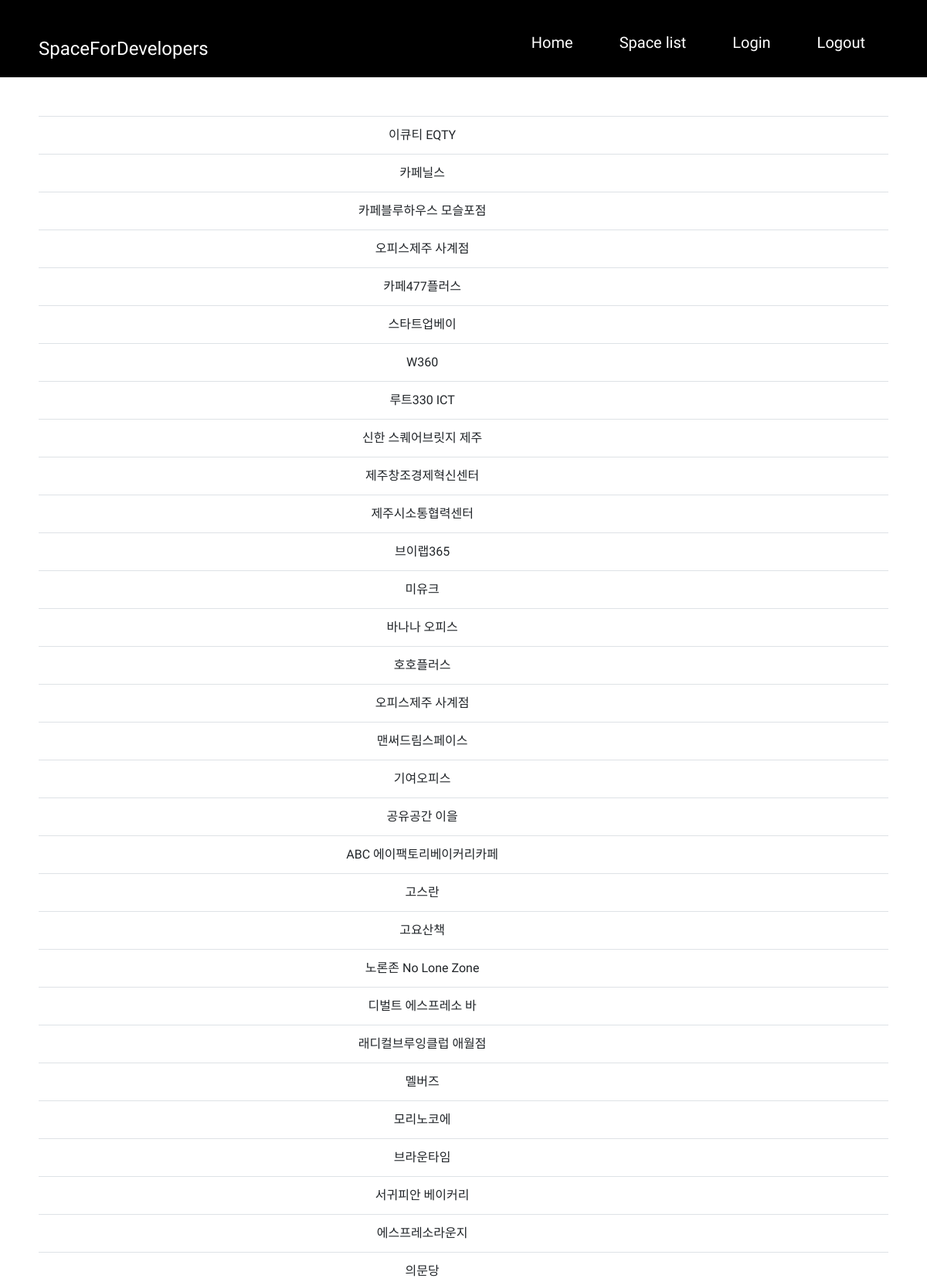
Page /cafelist/ (upper part) on the committed database.
### main/models.py (models this page shows, shortened)
class Cafe(models.Model):
    name = models.CharField(max_length=50)
    locations = [
        ('Hangyeong-myeon', '한경면'),
        ('Hallim-eup', '한림읍'),
        ('Aewol-eup', '애월읍'),
        ('Jeju-si', '제주시'),
        ('Jocheon-eup', '조천읍'),
        ('Gujwa-eup', '구좌읍'),
        ('Udo-myeon', '우도면'),
        ('Seongsan-eup', '성산읍'),
        ('Pyoseon-myeon', '표선면'),
        ('Namwon-eup', '남원읍'),
        ('Seogwipo-si', '서귀포시'),
        ('Andeok-myeon', '안덕면'),
        ('Daejeong-eup', '대정읍'),
    ]
    lat = models.FloatField(null =True)
    lng = models.FloatField(null=True)
    location = models.CharField(max_length=50, choices=locations)
    address = models.CharField(max_length=50, default='')
    mainphoto = models.ImageField(blank=True, null=True)
    url = models.TextField(null=True)

### main/views.py (the view)
# urls.py: path('cafelist/',cafelist),
def cafelist(request):
    selected_locations = request.GET.getlist('locations')
    if selected_locations:
        cafes = Cafe.objects.filter(location__in=selected_locations)
    else:
        cafes = Cafe.objects.all()
    context = {
        'cafes': cafes
    }
    return render(request, 'main/cafelist.html', context)

### main/templates/main/cafelist.html (shortened to what this page needs)
<!DOCTYPE html>
<html>
<head>
    <link rel="stylesheet" href="https://cdn.jsdelivr.net/npm/bootstrap@4.6.0/dist/css/bootstrap.min.css"
>
</head>
<body>
    <header>
        <section class="hbody">
          <article class="nav">
          <div class="title"><a href="/index">SpaceForDevelopers</a></div>
          <ul id="menu">
            <li class="menu-item"><a href="/index">Home</a></li>
            <li class="menu-item"><a href="/cafelist">Space list</a></li>
            <li class="menu-item" onclick="kakaoLogin();">
                <a href="javascript:void(0)">
                    <span>Login</span></a>
            </li>
            <li onclick="kakaoLogout();">
                <a onclick="alert('로그아웃되셨습니다.');" href="javascript:void(0)">
                    <span>Logout</span>
                </a>
              </li>
          </ul>
          </article>
        </section>
    </header>
    <div class="list-container">
        <table class="table table-hover">
            {% for cafe in cafes %}
            <tr onclick="location.href='/cafelist/{{ cafe.pk }}'">
              <td>{{ cafe.name }}</td>
              <td>{{ cafe.content }}</td>
            </tr>
            {% endfor %}
          </table>
    </div>
</body>
<html>

### main/templates/main/cafelist.html (style rules this page uses)
* { margin: 0; padding: 0; font-family: 'IBM Plex Sans KR', sans-serif;; }
a { text-decoration: none; color: inherit; }
li { list-style-type: none; }
.hbody { background-color: black; width: 100%; height: 100px; }
.nav { display: flex; justify-content: space-between; align-items: center; padding: 20px 50px; color: white; }
.title { font-size: 1.5em; }
.title > a { color: white; }
#menu { display: flex; }
#menu > li { padding: 20px 30px; font-size: 20px; }
li > a { color: white; }
.list-container { --column-width: 100%; margin: 50px; text-align:center; }

### rows in the picture
Cafe: name "이큐티 EQTY"
Cafe: name "카페닐스"
Cafe: name "카페블루하우스 모슬포점"
Cafe: name "오피스제주 사계점"
Cafe: name "카페477플러스"
Cafe: name "스타트업베이"
Cafe: name "W360"
Cafe: name "루트330 ICT"
Cafe: name "신한 스퀘어브릿지 제주"
Cafe: name "제주창조경제혁신센터"
Cafe: name "제주시소통협력센터"
Cafe: name "브이랩365"
Cafe: name "미유크"
Cafe: name "바나나 오피스"
Cafe: name "호호플러스"
Cafe: name "오피스제주 사계점"
Cafe: name "맨써드림스페이스"
Cafe: name "기여오피스"
Cafe: name "공유공간 이을"
Cafe: name "ABC 에이팩토리베이커리카페"
Cafe: name "고스란"
Cafe: name "고요산책"
Cafe: name "노론존 No Lone Zone"
Cafe: name "디벌트 에스프레소 바"
Cafe: name "래디컬브루잉클럽 애월점"
Cafe: name "멜버즈"
Cafe: name "모리노코에"
Cafe: name "브라운타임"
Cafe: name "서귀피안 베이커리"
Cafe: name "에스프레소라운지"
Cafe: name "의문당"
